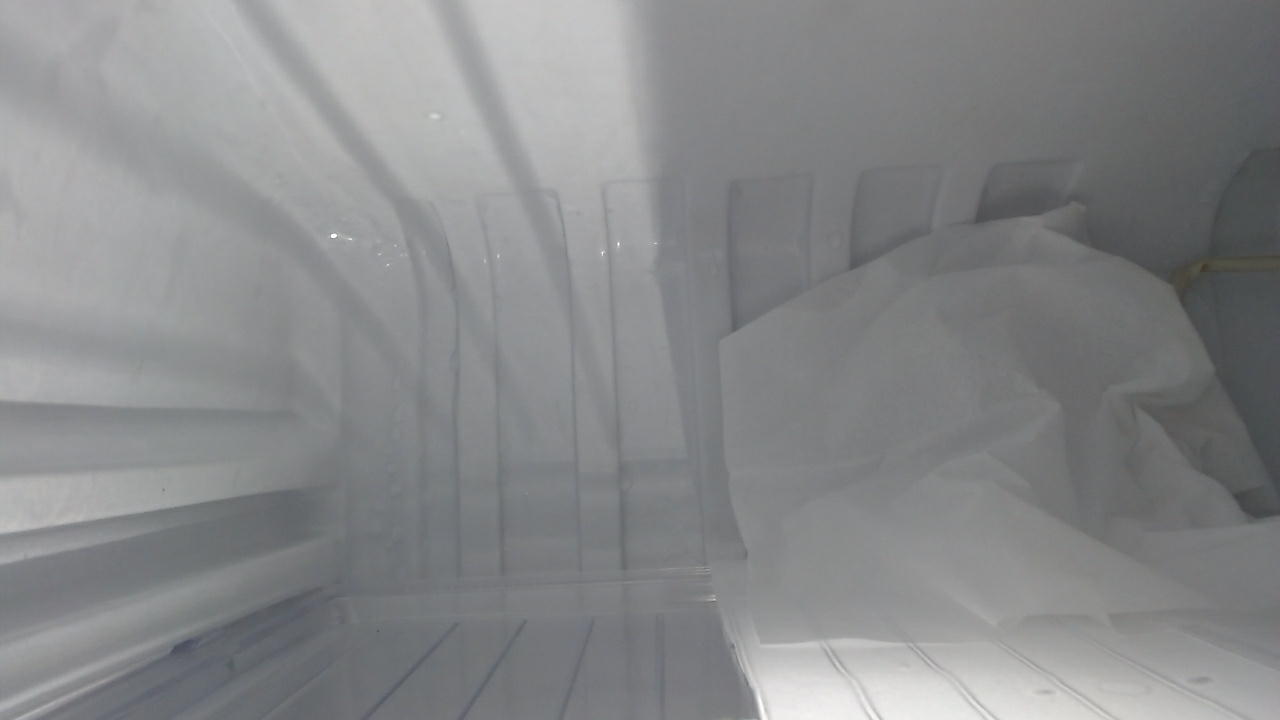
#> input picture ocr_part/camera_detection/cloud/fridge_frame.jpg, 1280 x 720 px, given in place of the camera
$ python camera_detection_5.py
#> lines starting #> are read from the running program, lines starting #| are printed output that depends on the picture; after the words box and inside, x2 and y2 are one past the last pixel; in counts of white or black regions, pixels touching at a corner belong together
#> in camera_detect, self.frame is the input picture: shape (720, 1280, 3); mean B, G, R 137.5, 136.1, 134.7
import cv2
import sys
import time
import numpy as np

import json
import base64
import requests

class CameraDetection:

    def __init__(self):
        self.frameWidth = 640   #카메라 크기 초기화
        self.frameHeight = 480
        #self.frameWidth, self.frameHeight = self.frame_size_check()    #카메라 사이즈 체크
        self.frame = np.zeros((self.frameHeight, self.frameWidth), np.uint8)    #카메라 프레임 초기화
        self.approx_points = np.array([[0, 0], [0, 0], [0, 0], [0, 0]], np.float32) #꼭지점 배열 초기화

        self.srcQuad = np.array([[0, 0], [0, 0], [0, 0], [0, 0]], np.float32)   #Perspective source 점 4개 초기화
        self.dstQuad = np.array([[0, 0], [0, 0], [0, 0], [0, 0]], np.float32)   #Perspecrive 점 4개 초기화

        self.dstWidth = 0   #펼칠 프레임 크기 초기화
        self.dstHeight = 0

    #프레임 크기 확인
    def frame_size_check(self):
        capture = cv2.VideoCapture(1)   #카메라 가져오기
        if not capture.isOpened():      #카메라 안열리면 종료
            print('Camera open failed!')
            sys.exit()
        frameWidth = int(capture.get(cv2.CAP_PROP_FRAME_WIDTH))     #프레임 크기 확인
        frameHeight = int(capture.get(cv2.CAP_PROP_FRAME_HEIGHT))
        frameSize = (frameWidth, frameHeight)
        print("Frame Size : {}".format(frameSize))
        capture.release()
        return frameWidth, frameHeight

    #외곽선 만들기
    def make_contours(self, frame):
        frame_gray = cv2.cvtColor(frame, cv2.COLOR_BGR2GRAY)    #(전처리) - 그레이스케일
        frame_unnoise = cv2.bilateralFilter(frame_gray, -1, 10, 5)  #(전처리) - 양방향 필터
        _, frame_binary = cv2.threshold(frame_unnoise, 0, 255, cv2.THRESH_BINARY|cv2.THRESH_OTSU)   #이진화 - OTSU알고리즘
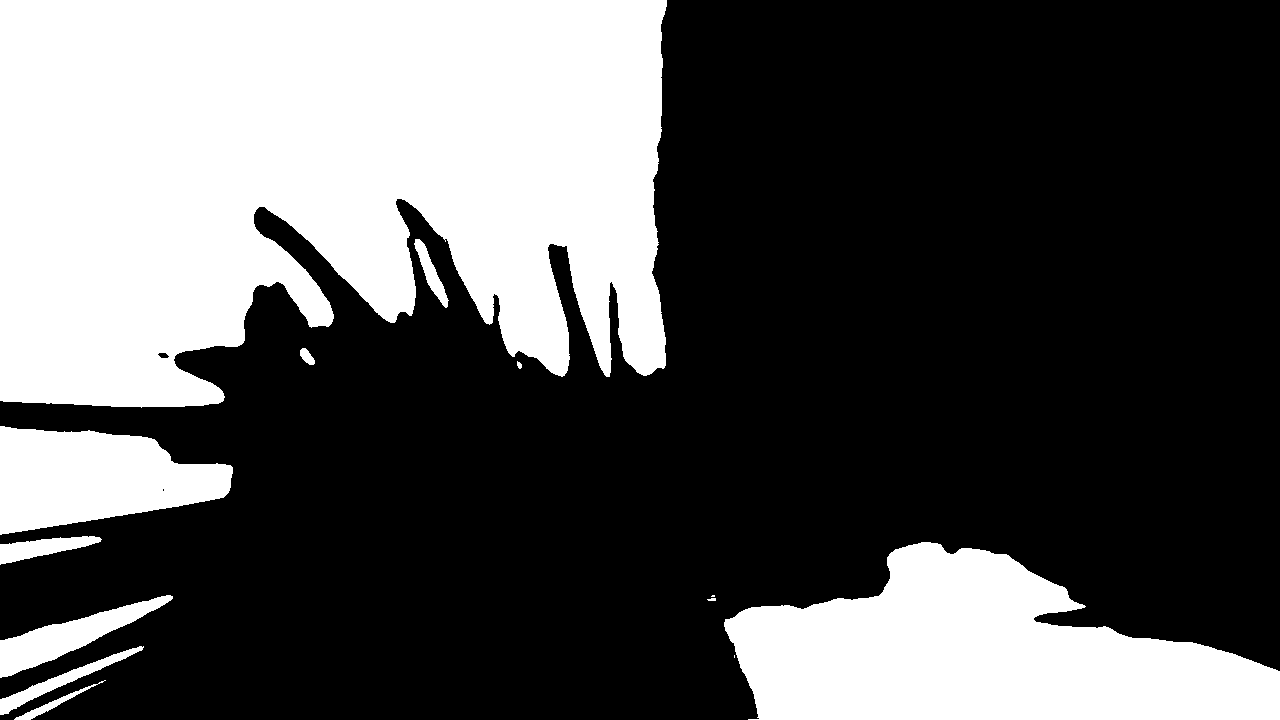
#> frame_binary: shape (720, 1280); 33.9% white; 13 white regions (2 under 20 px)
        contours, _ = cv2.findContours(frame_binary, cv2.RETR_EXTERNAL, cv2.CHAIN_APPROX_NONE) #외곽선 검출 - 외곽 검출
#> contours = 13 contours, 4 with area under 20; largest, box (x1, y1, x2, y2) and area: (0, 0, 667, 408) 221656, (724, 542, 1280, 720) 61872, (0, 426, 233, 535) 17004, (0, 595, 173, 678) 4318, (0, 646, 144, 715) 1434
        return contours

    #사각형 찾기
    def find_rectangle(self, frame, contours):
        for points in contours:
            if cv2.contourArea(points) < 1000:  #크기가 1000이하인 contour들은 무시
                continue
            approx = cv2.approxPolyDP(points, cv2.arcLength(points, True) * 0.02, True) #외곽선 근사화
            if len(approx) != 4:    #사각형이 아닌것들은 무시
                continue
            self.approx_points = approx
            cv2.polylines(frame, points, True, (0, 0, 255), thickness = 3)  #외곽선 빨간색 굵기 3 선으로 표시
#            if cv2.contourArea(points) > self.frameWidth * self.frameHeight * 0.5: #일정 크기 이상이면 찾기 스탑
#                return True
            return False

    def reorder_points(self, points):
        idx = np.lexsort((points[:, 1], points[:, 0])) #x좌표로 먼저 정렬 후 y좌표로 정렬
        points = points[idx] #정렬

        if points[0, 1] > points[1, 1]:
            points[[0, 1]] = points[[1, 0]] #0번이 1번보다 아래에 있다면 교체

        if points[2, 1] < points[3, 1]:
            points[[2, 3]] = points[[3, 2]] #2번이 3번보다 아래에 있다면 교체

        self.dstWidth = round(2 * (points[3, 0] - points[0, 0]))
        self.dstHeight = round(2 * (points[1, 1] - points[0, 1]))   #결과 프레임 크기 설정

        self.dstQuad = np.array([[0, 0], [0, self.dstHeight],
                                 [self.dstWidth, self.dstHeight], [self.dstWidth, 0]], np.float32) #결과 프레임 크기 설정

        return points

    def make_return_image(self, frame):
        image_gray = cv2.cvtColor(frame, cv2.COLOR_BGR2GRAY)    #전처리 그레이스케일
        image_blur = cv2.GaussianBlur(image_gray, (3, 3), 0)    #전처리 가우시안 필터
        #cv2.imshow('image_blur', image_blur)
        #cv2.waitKey()
        return image_blur

    def camera_detect(self):
        capture = cv2.VideoCapture(1)   #웹캠 켜기
        if not capture.isOpened():
            print('Camera open failed!')
            sys.exit()

        capture.set(cv2.CAP_PROP_FRAME_WIDTH, self.frameWidth)
        capture.set(cv2.CAP_PROP_FRAME_HEIGHT, self.frameHeight)    #웹캠마다 프레임 달라질수 있으니 프레임 고정

        while True:
            ret, self.frame = capture.read()    #웹캠에서 프레임 가져오기
            if not ret:
                print("Frame read error!")
                sys.exit()

            contours = self.make_contours(self.frame)   #외곽선 검출

            is_rectangle = self.find_rectangle(self.frame, contours)    #사각형 확인
#> the loop in find_rectangle, `for points in contours:` made 13 passes
#> approx on passes 3, 6, 8: [[143, 646], [2, 698], [0, 714]], [[172, 596], [0, 640], [0, 677]], [[101, 539], [0, 544], [0, 564]]
#> points on pass 2: [[734, 655], [734, 656], [734, 657], [734, 656]]

            if is_rectangle == True:    #사각형이면 멈추기
                break

            cv2.imshow('Frame', self.frame) #프레임 출력
            if cv2.waitKey(33) == ord('q'): #33ms마다 프레임 바꾸기 q누르면 멈춤
#> (key q is pressed here)
                break

        self.srcQuad = self.reorder_points(self.approx_points.reshape(4, 2).astype(np.float32)) #꼭지점 정렬
        perspective = cv2.getPerspectiveTransform(self.srcQuad, self.dstQuad)   #Perspective 행렬 반환
#> perspective = [[3.18e-17, 0.5, 0], [-2.08e-16, 3.16e-17, 0], [0.5, 0.5, 0.5]]
        dst_frame = cv2.warpPerspective(self.frame, perspective, (self.dstWidth, self.dstHeight))   #Perspective 변환

        capture.release()   #웹캠 객체 풀기
        cv2.destroyAllWindows() #모든 창 닫기
        return dst_frame  #결과 프레임 출력
#        return self.make_return_image(dst_frame)

def ocr(image):
    count = 1
    timestamp = round(time.time())
    ret, buffer = cv2.imencode('.png', image)   #이미지를 png형태로 변환
#> buffer = 3978 values, max 251 at index 67, min 0 at index 8, mean 31.4
    png_as_text = base64.b64encode(buffer)  #이미지를 b64로 인코딩

    x_ocr_secret = "ZlBWaUFqdFp4bVFZTUpnTHZucGVwZFVOZUt3cllVY0o="
    ocr_invoke_url = "https://f04b1d88f83e41a6b1df8ce399b61fb5.apigw.ntruss.com/custom/v1/9782/eed9df9be97433637c2950146e96ff0956759904a38b1e5e6a9a69a7f6691a68/general"
    uuid = "ce3e4c43-4c69-4188-ba2a-8ad24d9615e4"

    headers = {
        "X-OCR-SECRET" : x_ocr_secret,
        "Content-Type" : "application/json"
        }

    data = {
            "version" : "V1",
            "requestId" : uuid,
            "timestamp" : timestamp,
            "images" : [
                {
                    "format" : "png",
                    "data" : png_as_text.decode('utf-8'),
                    "name" : "sample_image_{}".format(count)
                    }
                ]
            }

    data = json.dumps(data) #파이썬 객체를 json로 변환
    response = requests.post(ocr_invoke_url, headers=headers, data=data)    #API로 보내기
    res = json.loads(response.text) #json을 객체로 변환

    res_array = res.get('images')
    for list in res_array[0].get('fields'):
        print(list.get('inferText'))    #받아온 json파일에서 필요한 부분만 Parsing

detection = CameraDetection()
image = detection.camera_detect()
cv2.imshow('image', image)
cv2.waitKey()
cv2.destroyAllWindows()
ocr(image)
#> (the call stopped at in ocr, `response = requests.post(ocr_invoke_url, headers=headers, data=data)`: requests is not available in this run)
